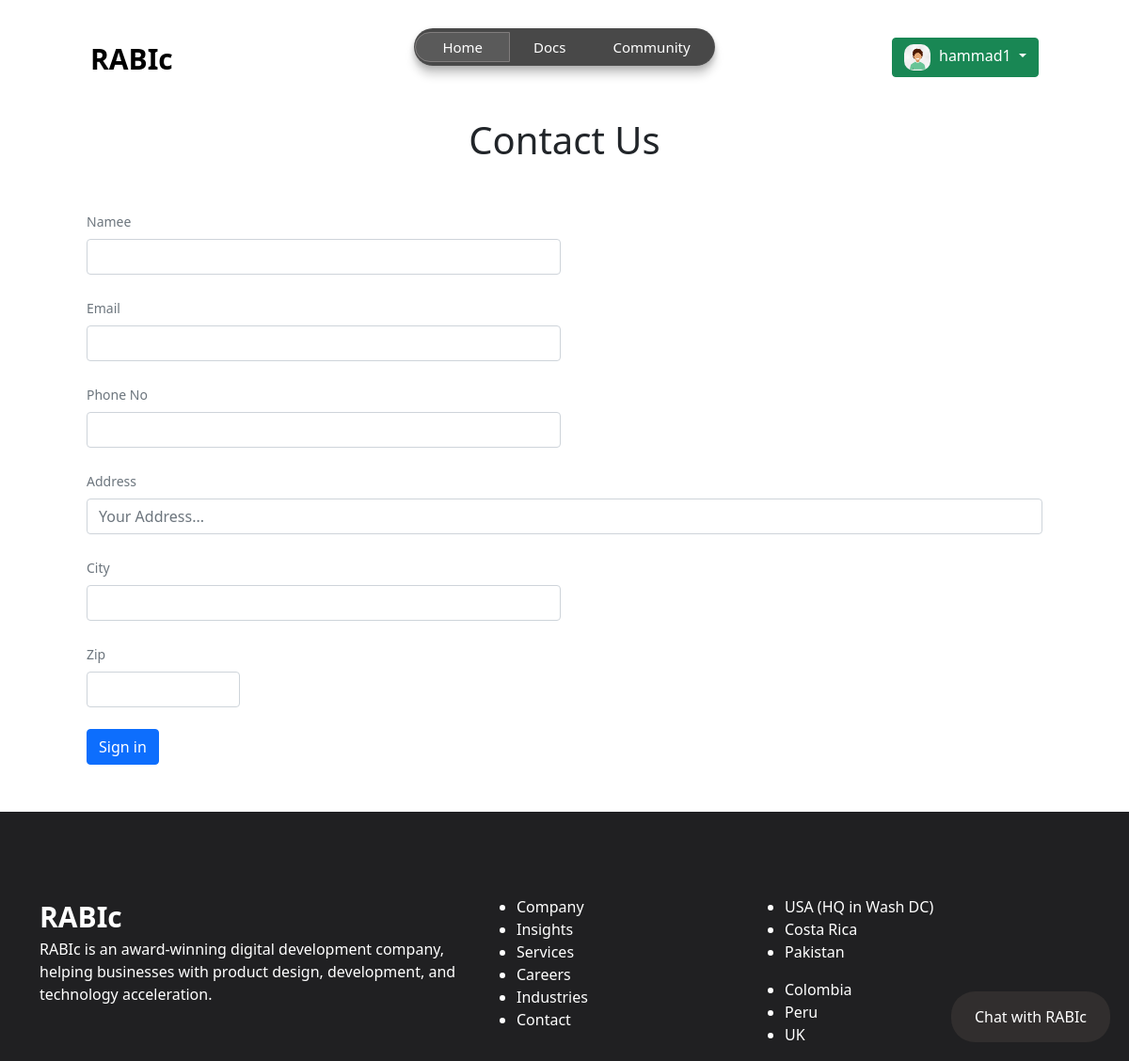
Page /contact (signed in) on the committed database.
### home/models.py (models this page shows, shortened)
class Signup(models.Model):
    id = models.AutoField(primary_key=True)
    username = models.CharField(max_length=128, default="default_user")
    email = models.EmailField(max_length=255, null=False, blank=False)
    image = models.ImageField(upload_to='static/profile_pictures/', null=True, blank=True)
    pwd = models.CharField(max_length=128)
    date = models.DateField(default=datetime.date.today)

### home/views.py (the view)
# urls.py: path('contact', views.contact, name='contact'),
def contact(request):
    id = request.session.get('id')
    if id:
        user=Signup.objects.get(id=id)
        return render(request, 'contact.html', {'button_styles': button_styles, 'button_display': button_display, 'username': user.username, 'image': user.image})
    else:
        return render(request, 'contact.html')

### Templates/contact.html (shortened to what this page needs)
{% extends "index.html" %}
{% block body %}
<h1 class="text-center">Contact Us</h1>
<div class="container">
    <div class="cont my-5 mx-5">
        <form class="row g-2" method="post" action="contact">
            <div class="col-md-6">
                <label for="name" class="form-label">Namee</label>
                <input type="text" class="form-control" id="name" name="name">
            </div>
            <div class="col-md-6">
                <label for="inputEmail4" class="form-label">Email</label>
                <input type="email" class="form-control" id="email" name="email">
            </div>
            <div class="col-md-6">
                <label for="phone2numeric" class="form-label">Phone No</label>
                <input type="phone" class="form-control" id="phone" name="phone">
            </div>
            <div class="col-12">
                <label for="address" class="form-label">Address</label>
                <input type="text" name="address" class="form-control" id="address" placeholder="Your Address...">
            </div>
            <div class="col-md-6">
                <label for="city" class="form-label">City</label>
                <input type="text" nmae="city" class="form-control" id="city">
            </div>
            <div class="col-md-2">
                <label for="zip" class="form-label">Zip</label>
                <input type="text" name="zip" class="form-control" id="zip">
            </div>
            <div class="col-12">
                <button type="submit" class="btn btn-primary">Sign in</button>
            </div>
        </form>
    </div>
</div>
{% endblock body %}

### Templates/index.html (shortened to what this page needs)
<!DOCTYPE html>
<html lang="en">
    {% load static %}
<head>
    <link rel="stylesheet" href="{% static 'style.css' %}">
    <link href="https://cdn.jsdelivr.net/npm/bootstrap@5.0.2/dist/css/bootstrap.min.css" rel="stylesheet"
>
    <link rel="stylesheet" href="https://cdnjs.cloudflare.com/ajax/libs/font-awesome/5.15.4/css/all.min.css">
</head>
<body>
    <nav>
        <a href="/" class="logo">RABIc</a>
        <div class="navcenter">
            <div class="Item_item__h59_f active" style="opacity:1;transform:none">
                <a href="{% url "index" %}">Home</a>
            </div>
            <div class="Item_item__h59_f" style="opacity:1;transform:none">
                <a href="{% url "docs" %}">Docs</a>
            </div>
            <div class="Item_item__h59_f" style="opacity:1;transform:none">
                <a href="{% url "community" %}">Community</a>
            </div>
        </div>
        <div class="navbutton" style=" right: 7vw; z-index: 1050;">
            <div class="btn-group" style="display: {% if button_display %} {{button_display}} {% else %} none {% endif %};">
                <button type="button" class="btn btn-success dropdown-toggle" data-bs-toggle="dropdown" aria-expanded="false">
                <img width="28" height="28" style="margin: 0px 5px 0px 0px; border-radius: 10px;" src="{{image}}" loading="lazy">
                {{username}}
                </button>
            </div>
    </nav>
{% block body %}{% endblock body %}
    <div class="footer">
        <footer class="Tp__footer-main d-flex custom-conatiner">
            <div class="container">
                <div class="row">
                    <div class="col-md-5 col-sm-12 box sm-order-1">
                        <div class="footer-content">
                            <a href="#/" class="custom-logo-link" rel="home" style="    font-size: 30px;font-weight: 700; color: rgb(255, 255, 255); text-decoration: none;">RABIc</a>
                            <p>RABIc is an award-winning digital development company, helping businesses with product
                                design, development, and technology acceleration.</p>
                        </div>
                    </div>
                    <div class="col-md-3 col-12 box sm-order-2">
                        <div class="quick-links">
                            <ul id="menu-footer-menu" class="list-style-none">
                                <li id="menu-item-14811"
                                    class="menu-item menu-item-type-post_type menu-item-object-page menu-item-14811"><a
                                        href="#/about/" target="_top">Company</a></li>
                                <li id="menu-item-14401"
                                    class="menu-item menu-item-type-post_type menu-item-object-page menu-item-14401"><a
                                        href="#/news-insights/" target="_top">Insights</a></li>
                                <li id="menu-item-16847"
                                    class="menu-item menu-item-type-post_type menu-item-object-page menu-item-16847"><a
                                        href="#/services/" target="_top">Services</a></li>
                                <li id="menu-item-14400"
                                    class="menu-item menu-item-type-post_type menu-item-object-page menu-item-14400"><a
                                        href="#/life-at-RABIc/" target="_top">Careers</a></li>
                                <li id="menu-item-16848"
                                    class="menu-item menu-item-type-post_type menu-item-object-page menu-item-16848"><a
                                        href="#/casestudies/" target="_top">Industries</a></li>
                                <li id="menu-item-16851"
                                    class="menu-item menu-item-type-post_type menu-item-object-page menu-item-16851"><a
                                        href="#/get-in-touch/" target="_top">Contact</a></li>
                            </ul>
                        </div>
                    </div>
                    <div class="col-md-4 col-12 box sm-order-3">
                        <div class="contry-list">
                            <ul class="list-style-none padded-list">
                                <li>USA (HQ in Wash DC)</li>
                                <li>Costa Rica</li>
                                <li>Pakistan</li>
                            </ul>
                            <ul class="list-style-none padded-list">
                                <li>Colombia</li>
                                <li>Peru </li>
                                <li>UK</li>
                            </ul>
                        </div>
                    </div>
                </div>
            </div>
        </footer>
    </div>
    <button onclick="toggleChat()" id="chat-toggle"
            style="position: fixed; bottom: 20px; right: 20px;
                   background: #312e2e; color: white; border: none;
                   padding: 15px 25px; border-radius: 25px;
                   cursor: pointer; z-index: 999;">
        Chat with RABIc
    </button>
</body>
</html>

### static/style.css (style rules this page uses)
* { margin: 0; padding: 0; box-sizing: border-box; }
body { height: 100%; font-family: Arial, sans-serif; overflow-x: hidden; scroll-behavior: smooth; background-color: #002bff; }
nav { background: transparent; display: flex; justify-content: space-between; padding: 5vh 8vw; }
.logo { font-size: 30px; font-weight: 700; color: rgb(0, 0, 0); text-decoration: none; }
.navcenter { border-radius: 30px; transform: translateX(-50%); width: 320px; display: flex; align-items: center; justify-content: center; background-color: #141414c6; position: fixed; height: 40px; top: 30px; left: 50%; transform: translateX(-50%); backdrop-filter: blur(25px); z-index: 999; border: 1px solid hsla(0, 0%, 100%, .04); box-shadow: 0 3px 6px rgba(0, 0, 0, .188), 0 10px 10px rgba(0, 0, 0, .169); transition: box-shadow .7s ease-in-out; }
.Item_item__h59_f a { padding: 5px 25px; color: white; text-decoration: none; font-size: 15px; transition: background-color 0.3s; }
.active { background-color: rgba(255, 255, 255, 0.1); border: 0.5px solid rgb(128, 125, 125); border-radius: 20px 0px 0px 20px; padding: 3px; }
.Tp__footer-main { background-color: #202022; color: #fff; padding-top: 89px; flex-direction: column; }
.d-flex { display: -ms-flexbox !important; display: flex !important; }
.col-md-3 a { display: flex; color: #fff; text-decoration: none; }
form { display: flex; flex-direction: row; justify-content: space-between; padding: 2px; }
form { display: flex; flex-direction: column; gap: 15px; }
label { text-align: left; font-size: 14px; color: #6c757d; }
input, textarea, select { width: 100%; padding: 10px; font-size: 16px; border: 1px solid #ced4da; border-radius: 5px; box-sizing: border-box; }

### rows in the picture
Signup: image (picture), username "hammad1"
